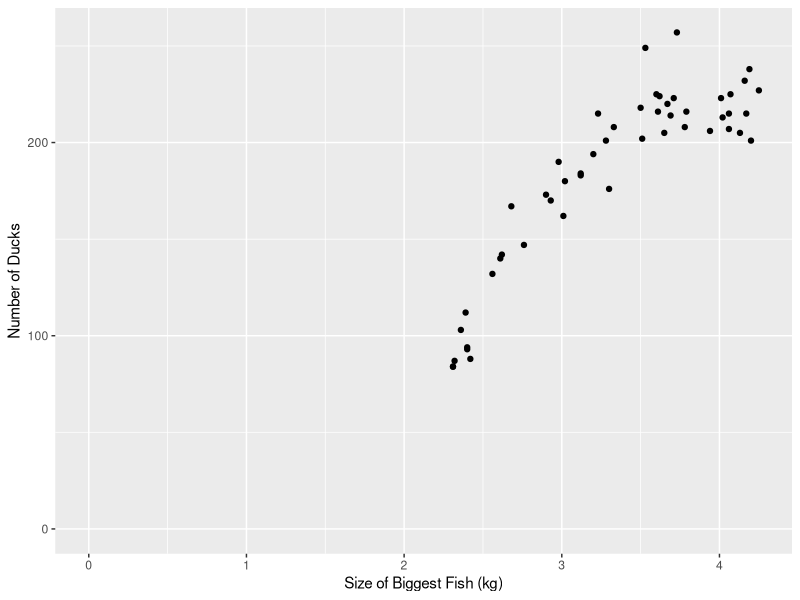
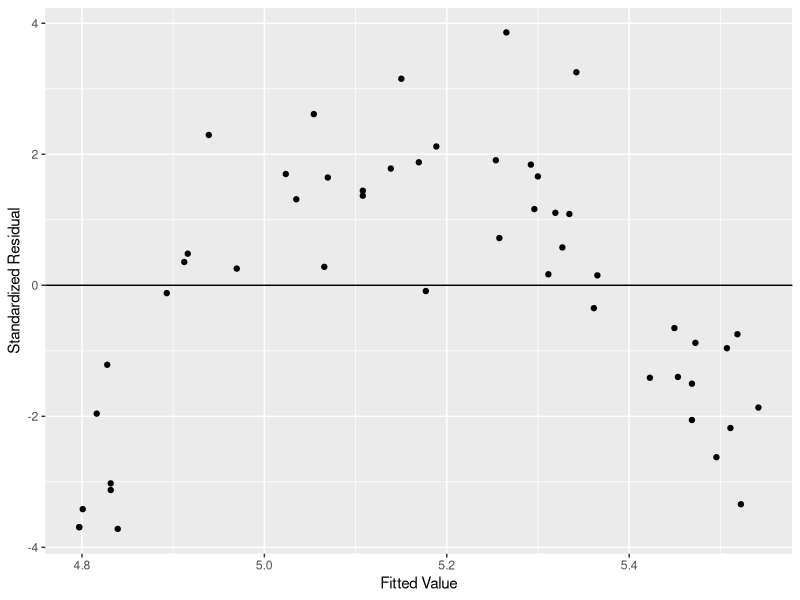
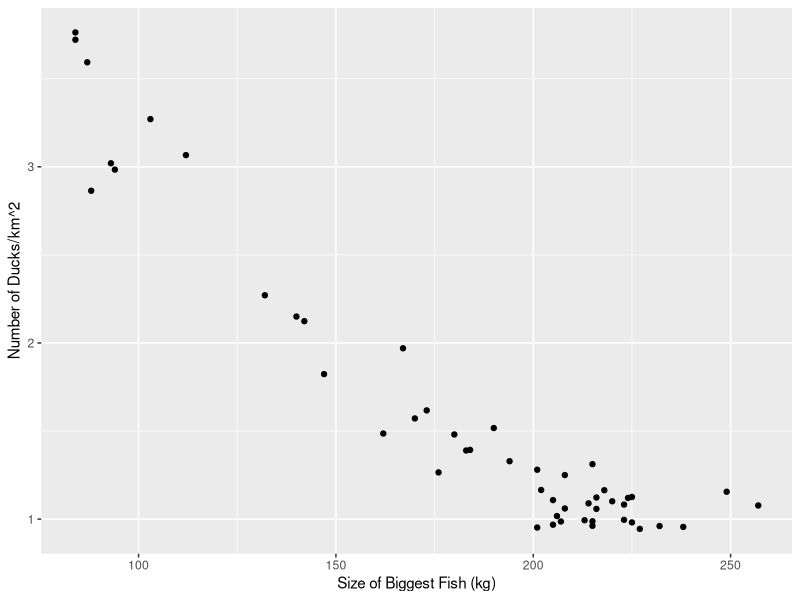
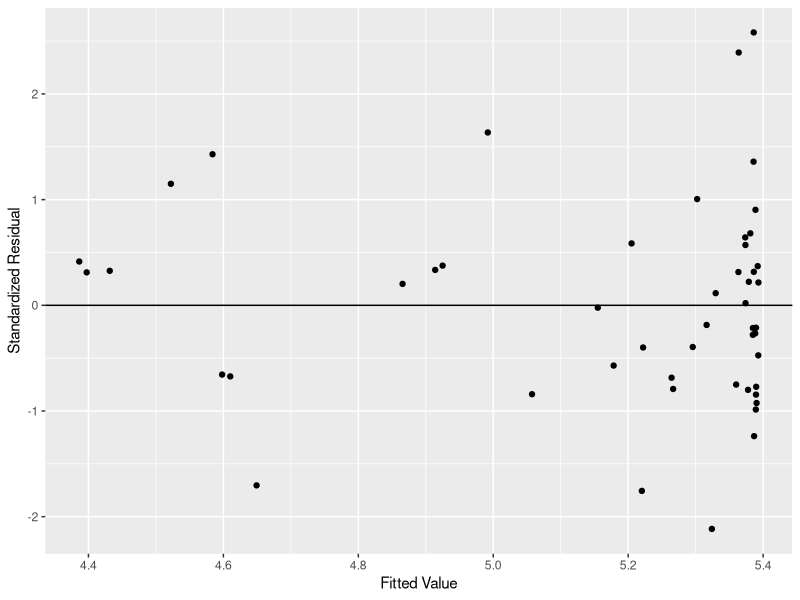

The R source for these figures, in order:
library(tidyverse)
library(broom)

## Load data
ducks <- read_csv("ducks_on_lakes.csv")

## Exploratory Plot 1: Ducks per lake
ducks %>%
  ggplot(aes(x = Fish, y = Ducks))+
  geom_point() +
  xlim(c(0,NA)) +
  ylim(c(0,NA)) + 
  xlab("Size of Biggest Fish (kg)") + 
  ylab("Number of Ducks")

## Model 1: Poisson Model
glm1 <- glm(Ducks ~ Fish,family=poisson(),data=ducks)
summary(glm1)
tidy(glm1, conf.int = TRUE)

## Residual Plot
ducks1 <- augment(glm1)

ducks1 %>%
  ggplot(aes(x=.fitted,y=.std.resid)) +
  geom_point() +
  xlab("Fitted Value") +
  ylab("Standardized Residual") + 
  geom_hline(yintercept = 0)

## Exploratory Plot 2: Ducks per square kilometer
ducks %>%
  mutate(Density = Fish/Area) %>%
  ggplot(aes(x=Ducks,y = Density)) +
  geom_point() + 
  xlab("Size of Biggest Fish (kg)") + 
  ylab("Number of Ducks/km^2")

## Model 2: Poisson model with offset
glm2 <- glm(Ducks ~ Fish,family=poisson(),offset=log(Area),data=ducks)
tidy(glm2, conf.int = TRUE)

## Plot residuals
ducks2 <- augment(glm2)

ducks2 %>%
  ggplot(aes(x=.fitted,y=.std.resid)) +
  geom_point() +
  xlab("Fitted Value") +
  ylab("Standardized Residual") + 
  geom_hline(yintercept = 0)

